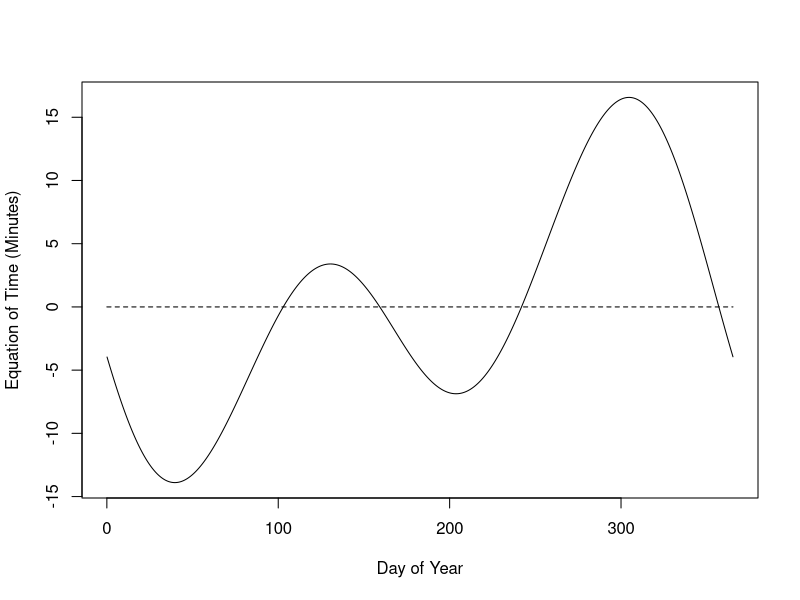

The R source for this figure:
### Parameters of Earth Orbit
ecc <- .0167                                                                  ## eccentricity
lambda_1 <- (185 * 86400 + 22 * 3600 + 27 * 60) / (365.2422 * 86400) * 2 * pi ## eclipse longitude when aphelion occurs in 2021
lambda_2 <- (78 * 86400 + 9 * 3600 + 37 * 60) / (365.2422 * 86400) * 2 * pi   ## spring equinox in 2021
T_rev <- 365.2422 * 86400                                                     ## solar year
Omega_rot <- 2 * pi / 86400 * 366.2422 / 365.2422                             ## Earth rotation angular speed 
delta_max <- 23.4 / 180 * pi                                                  ## Eclipse Plane Declination

### Sampling in the lambda and wave number domain
### Lambda is the eclipse longitude
res <- 365 * 24
lambda <- seq(0, 2 * pi, length.out = res + 1)
lambda <- lambda[-length(lambda)]
k_lambda <- 0:(res / 2 - 1)
k_lambda <- c(k_lambda, -rev(1:(res / 2)))

### Time - Lambda Relationship
diff_t <- 1 / (1 - ecc * cos(lambda - lambda_1))^2
DIFF_t <- fft(diff_t)
K_rev <- T_rev / 2 / pi / (Re(DIFF_t[1]) / res)
Re(DIFF_t[1]) / res

INT_t <- DIFF_t / complex(imaginary = k_lambda)
INT_t[1] <- 0
t <- K_rev * fft(INT_t, inverse = T) / res
t <- Re(t) + K_rev * Re(DIFF_t[1]) / res * lambda

### Alpha - Lambda Relationship
### Alpha is the equatorial longitude
diff_alpha <- cos(delta_max) * (1 + tan(lambda - lambda_2)^2) / (1 + cos(delta_max)^2 * tan(lambda - lambda_2)^2)
DIFF_alpha <- fft(diff_alpha)
INT_alpha <- DIFF_alpha / complex(imaginary = k_lambda)
INT_alpha[1] <- 0
alpha <- fft(INT_alpha, inverse = T) / res
alpha <- Re(alpha) + Re(DIFF_alpha[1]) / res * lambda

### h - Lambda Relationship
### h is the local solar time
diff_h <- Omega_rot * K_rev * diff_t - diff_alpha
DIFF_h <- fft(diff_h)
INT_h <- DIFF_h / complex(imaginary = k_lambda)
INT_h[1] <- 0
h <- fft(INT_h, inverse = T) / res
h <- Re(h) + Re(DIFF_h[1]) / res * lambda

## Mean Solar Time and Error
h_bar <- t / 86400 * 2 * pi
h_error <- h - h_bar

plot(t / T_rev * 365.2422, h_error / 2 / pi * 1440, type = "l", xlab = "Day of Year", ylab = "Equation of Time (Minutes)")
lines(c(0, max(t / T_rev * 365.2422)), c(0, 0), lty = 2)